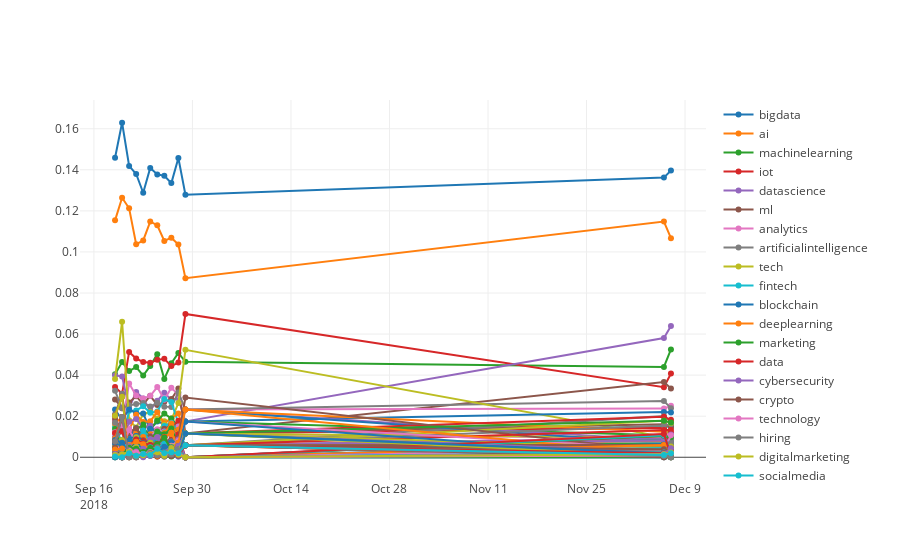

Write notebook code for a chart like this one.
### Code cell
rankings, short_list, short_list_norm = get_hashtags(tweet_data)
